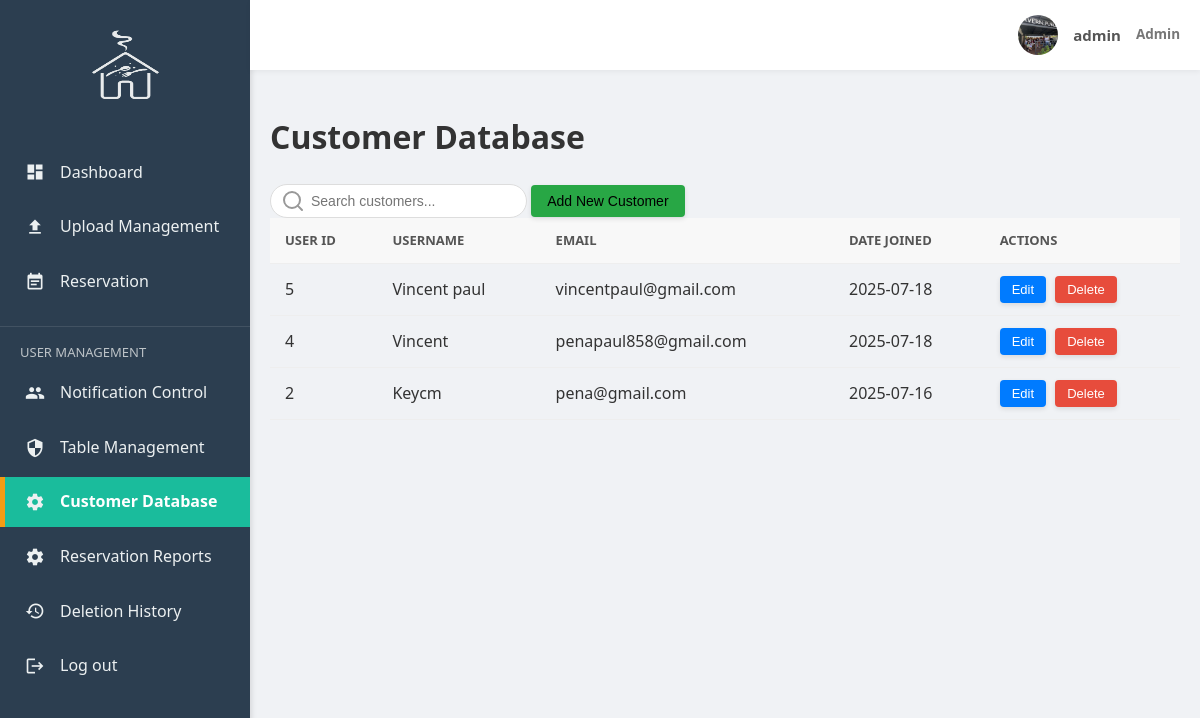
The app's page /customer_database.php (signed in) with its own data.
### tables this page shows
CREATE TABLE `users` (
  `user_id` int(11) NOT NULL,
  `username` varchar(50) NOT NULL,
  `email` varchar(100) NOT NULL,
  `password_hash` varchar(255) NOT NULL,
  `is_admin` tinyint(1) NOT NULL DEFAULT 0,
  `created_at` timestamp NOT NULL DEFAULT current_timestamp()
);

### customer_database.php (the view, shortened to what this page needs)
<?php
require_once 'db_connect.php';
$users = [];
$sql = "SELECT user_id, username, email, created_at FROM users WHERE is_admin = 0 ORDER BY created_at DESC";
if ($result = mysqli_query($link, $sql)) {
    while ($row = mysqli_fetch_assoc($result)) {
        $users[] = $row;
    }
} else {
    error_log("Customer Database page error: " . mysqli_error($link));
}
?>
<!DOCTYPE html>
<html lang="en">
<head>
    <link rel="stylesheet" href="CSS/admin.css">
</head>
<body>
    <div class="page-wrapper">
        <aside class="admin-sidebar">
            <div class="sidebar-header">
                <img src="Tavern.png" alt="Home Icon" class="home-icon">
            </div>
            <nav>
                <ul class="sidebar-menu">
                    <li class="menu-item">
                        <a href="admin.php"><i class="material-icons">dashboard</i> Dashboard</a>
                    </li>
                    <li class="menu-item"><a href="update.php"><i class="material-icons">file_upload</i> Upload Management</a></li>
                    <li class="menu-item">
                        <a href="reservation.php"><i class="material-icons">event_note</i> Reservation</a>
                    </li>
                </ul>
                <div class="user-management-title">User Management</div>
                <ul class="sidebar-menu user-management-menu">
                    <li class="menu-item">
                        <a href="#"><i class="material-icons">people</i> Notification Control</a>
                    </li>
                    <li class="menu-item">
                        <a href="#"><i class="material-icons">security</i> Table Management</a>
                    </li>
                    <li class="menu-item active">
                        <a href="customer_database.php"><i class="material-icons">settings</i> Customer Database</a>
                    </li>
                    <li class="menu-item">
                        <a href="#"><i class="material-icons">settings</i>Reservation Reports</a>
                    </li>
                    <li class="menu-item"><a href="deletion_history.php"><i class="material-icons">history</i> Deletion History</a></li>
                    <li class="menu-item">
                        <a href="logout.php"><i class="material-icons">logout</i> Log out</a>
                    </li>
                </ul>
            </nav>
        </aside>
        <div class="admin-content-area">
            <header class="main-header">
                <div class="header-content">
                    <div class="admin-header-right">
                        <img src="images/PEOPLE.jpg" alt="User Avatar" style="width: 40px; height: 40px; border-radius: 50%;">
                        <span><?= $_SESSION['username']; ?></span>
                        <span class="admin-role">Admin</span>
                    </div>
                </div>
            </header>
            <main class="dashboard-main-content">
                <div class="reservation-page-header">
                    <h1>Customer Database</h1>
                    <input type="text" id="userSearch" class="search-input" placeholder="Search customers...">
                    <button id="addNewUserBtn" class="btn btn-primary" style="background-color: #28a745;">Add New Customer</button>
                </div>
                <section class="all-reservations-section">
                    <div class="table-responsive">
                        <table>
                            <thead>
                                <tr>
                                    <th>USER ID</th>
                                    <th>USERNAME</th>
                                    <th>EMAIL</th>
                                    <th>DATE JOINED</th>
                                    <th>ACTIONS</th>
                                </tr>
                            </thead>
                            <tbody id="usersTableBody">
                                <?php if (empty($users)): ?>
                                    <tr><td colspan="5" style="text-align: center;">No customers found.</td></tr>
                                <?php else: ?>
                                    <?php foreach ($users as $user): ?>
                                        <tr data-user-id="<?= $user['user_id']; ?>"
                                            data-username="<?= htmlspecialchars($user['username'], ENT_QUOTES); ?>"
                                            data-email="<?= htmlspecialchars($user['email'], ENT_QUOTES); ?>">
                                            <td><?= $user['user_id']; ?></td>
                                            <td><?= htmlspecialchars($user['username']); ?></td>
                                            <td><?= htmlspecialchars($user['email']); ?></td>
                                            <td><?= htmlspecialchars(date('Y-m-d', strtotime($user['created_at']))); ?></td>
                                            <td class="actions">
                                                <button class="btn btn-small view-edit-btn">Edit</button>
                                                <button class="btn btn-small delete-btn">Delete</button>
                                            </td>
                                        </tr>
                                    <?php endforeach; ?>
                                <?php endif; ?>
                            </tbody>
                        </table>
                    </div>
                </section>
            </main>
        </div>
    </div>
</body>
</html>

### CSS/admin.css (style rules this page uses)
body { font-family: 'Segoe UI', Tahoma, Geneva, Verdana, sans-serif; margin: 0; background-color: #f0f2f5; color: #333; min-height: 100vh; line-height: 1.6; }
.page-wrapper { display: flex; min-height: 100vh; width: 100%; }
.admin-sidebar { width: 250px; background-color: #2c3e50; color: #ecf0f1; padding: 20px 0; box-shadow: 2px 0 5px rgba(0, 0, 0, 0.1); display: flex; flex-direction: column; position: fixed; height: 100%; left: 0; top: 0; z-index: 900; }
.sidebar-header { text-align: center; margin-bottom: 30px; padding: 10px 0; }
.sidebar-header .home-icon { width: 70px; height: 70px; filter: invert(100%); opacity: 0.9; }
.sidebar-menu { list-style: none; padding: 0; margin: 0; }
.sidebar-menu .menu-item { margin-bottom: 5px; }
.sidebar-menu .menu-item a { display: flex; align-items: center; padding: 12px 20px; color: #ecf0f1; text-decoration: none; transition: background-color 0.3s ease, color 0.3s ease; font-size: 16px; border-left: 5px solid transparent; }
.sidebar-menu .menu-item a .material-icons { margin-right: 15px; font-size: 20px; color: #ecf0f1; }
.sidebar-menu .menu-item.active a { background-color: #1abc9c; color: #fff; border-left-color: #f39c12; font-weight: bold; }
.user-management-title { color: #bdc3c7; font-size: 13px; text-transform: uppercase; padding: 15px 20px 5px; margin-top: 20px; border-top: 1px solid rgba(255, 255, 255, 0.1); }
.admin-content-area { flex-grow: 1; margin-left: 250px; padding: 0; padding-top: 70px; }
.main-header { background-color: #fff; color: #333; padding: 10px 20px; display: flex; justify-content: flex-end; align-items: center; box-shadow: 0 2px 5px rgba(0, 0, 0, 0.05); position: fixed; width: calc(100% - 250px); top: 0; right: 0; z-index: 950; height: 70px; box-sizing: border-box; }
.header-content { display: flex; justify-content: flex-end; align-items: center; width: auto; gap: 15px; }
.admin-header-right { display: flex; align-items: center; gap: 10px; font-size: 15px; font-weight: bold; color: #555; }
.admin-header-right img { width: 40px; height: 40px; border-radius: 50%; object-fit: cover; margin-right: 5px; }
.admin-header-right .admin-role { font-size: 0.9em; color: #777; margin-left: 5px; }
.dashboard-main-content { padding: 20px; }
.recent-reservations-section .search-input-top, .reservation-page-header .search-input { padding: 8px 15px; border: 1px solid #ddd; border-radius: 20px; font-size: 14px; width: 200px; background-repeat: no-repeat; background-position: left 10px center; padding-left: 40px; }
.table-responsive { overflow-x: auto; }
table { width: 100%; border-collapse: collapse; margin-top: 0; }
table th, table td { padding: 12px 15px; text-align: left; border-bottom: 1px solid #eee; }
table thead th { background-color: #f8f8f8; color: #555; font-weight: bold; text-transform: uppercase; font-size: 13px; }
.actions { white-space: nowrap; }
.btn { padding: 8px 16px; border-radius: 4px; font-size: 14px; cursor: pointer; transition: background-color 0.3s ease, transform 0.2s ease, box-shadow 0.2s ease; border: none; margin-right: 5px; box-shadow: 0 2px 5px rgba(0,0,0,0.1); text-decoration: none; display: inline-flex; align-items: center; justify-content: center; }
.btn:last-child { margin-right: 0; }
.btn.btn-small { padding: 6px 12px; font-size: 13px; }
.btn.view-btn, .btn.view-edit-btn { background-color: #007bff; color: white; }
button.delete-btn, .btn.delete-btn { background-color: #e74c3c !important; color: white !important; }

### records on screen
users: user_id "5", username "Vincent paul", email "vincentpaul@gmail.com", created_at "2025-07-18"
users: user_id "4", username "Vincent", email "penapaul858@gmail.com", created_at "2025-07-18"
users: user_id "2", username "Keycm", email "pena@gmail.com", created_at "2025-07-16"

### other values on screen
$_SESSION['username'] "admin"
